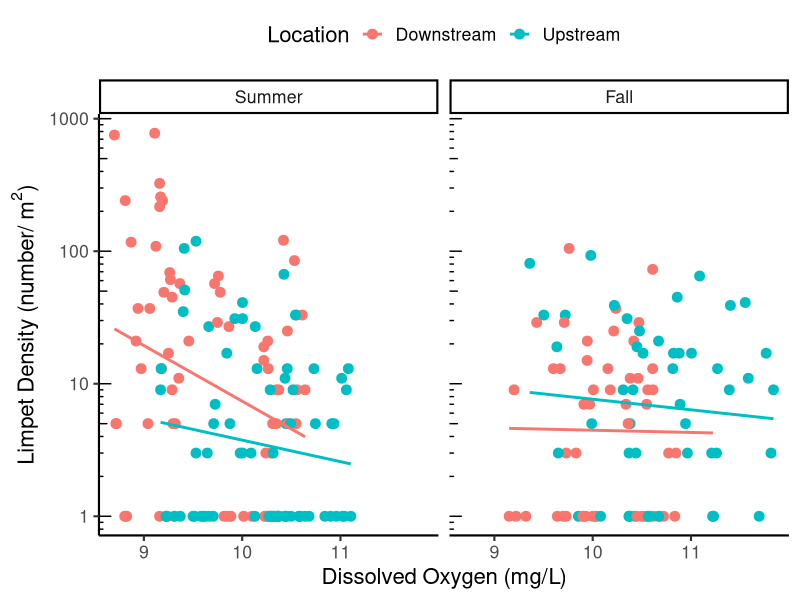
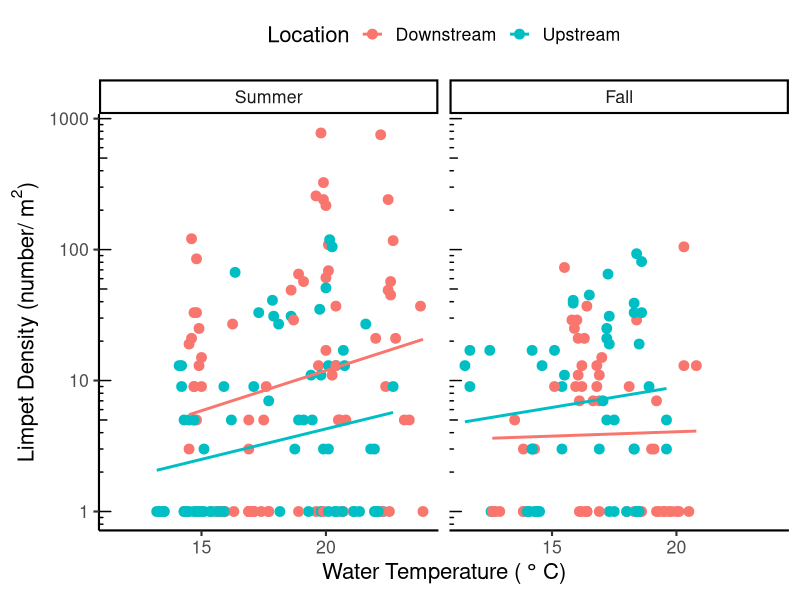
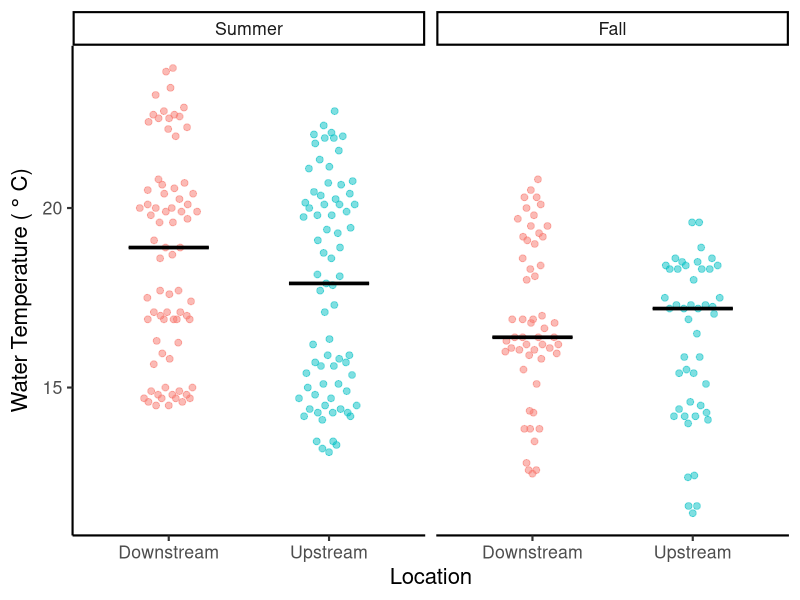
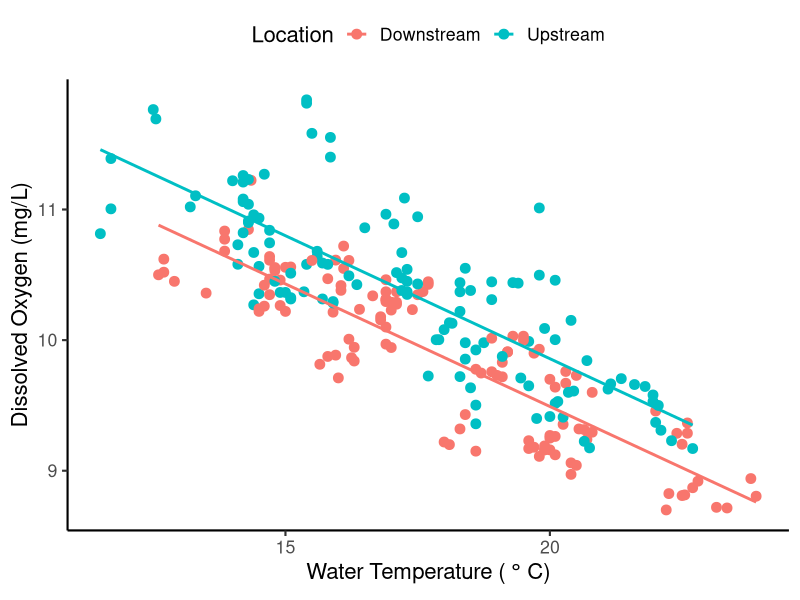

Source code (R) for these figures, in order:
## ---- chunk 1
#| label: setup
#| message: false
#| warning: false

library(tidyverse) ## for readr, dplyr, ggplot2
#library(vegan) ## for calculating diversity measures (you can remove this if you are not calculating diversity measures)
library(ggbeeswarm) ## for jittering points (you can remove this is you did not use a dotplotv)
library(flextable) ## for making formatted tables that can be pasted into Word or Google Docs

## ---- chunk 2
#| label: import data

env <- read_csv("data/env.csv",
         col_types = cols(date = col_date(format = "%Y-%m-%d"),
          
          location = col_factor(levels = c(
            "Downstream","Upstream")), 
          
          season = col_factor(levels = c("Summer","Fall")), 
          
          year = col_factor()
         )) 

macros <- read_csv("data/macros.csv",
           col_types = cols(date = col_date(format = "%Y-%m-%d"),
            
            location = col_factor(levels = c(
              "Downstream","Upstream")), 
            
            season = col_factor(levels = c("Summer","Fall")), 
            
            year = col_factor()
           )) 


master.taxa <- read_csv("data/master.taxa.csv",
                show_col_types = FALSE)  |>  
  distinct()


## ---- chunk 3
#| label: data wrangling
#| message: false
#| warning: false

#calculate limpet density for each sampleID
density.df <- macros |> 
  
  #join taxa info
  left_join(master.taxa) |>
  
  # Summarize for each sampleID and each family 
  # change group_by function to remove or add grouping variables as needed 
  # if you want a specific group of organisms, add that column name into 
  # the list of grouping variables (family, organism_aggr, FFG, etc)
  # then filter for the organism or group you want
  group_by(sampleID, family) |> 
  dplyr::summarise(density = sum(invDens, na.rm = TRUE)) |> 

  #fill in group combos where there were none present with zeros
  ungroup() |> 
  complete(sampleID, family,
           fill = list(density = 0)) |> 
  
  #filter for limpets
  filter(family == "Ancylidae")

#get sample info and env variables of interest
sample.info <- macros |>
  left_join(env) |> 
  select(date, sampleID, season, year, location, benthicArea,
         DO, wTemp,  
         mon.precip, mon.ADD) |> 
  distinct()

#add sample info back to density data
density.df <- left_join(density.df, sample.info) |> 
  
  #filter out anything you don't want
  filter(year != "2018")

## ---- chunk 4
#| label: tbl-sample-table
#| tbl-cap: Sample Summary Table
#| include: true


table.sum <- density.df |>  #put the name of your wrangled data here
  
  #summarize by date, season, & location (to get number of microhabs and area sampled per date)
  group_by(date, season, location) |> 
  summarize(
    area = sum(benthicArea),
    samples = n()) |> 
  
  #summarize by season & location 
  group_by(season, location) |> 
  summarize(
    dates = str_c(date, collapse = ", "),
    samples = sum(samples),
    area = sum(area))  

#To get a formatted table, make sure that the {flextable} package is loaded
#Use additional code to create the summary table called "table.sum"
#If you want to format the table yourself, then don't use this code

#see https://davidgohel.github.io/flextable/ for more information and formatting options

#create the formatted table
ft <- flextable(table.sum) |> 

#create header labels
set_header_labels(season = "Season",
                  location = "Location",
                  dates = "Dates",
                  samples = "# of Samples",
                  area = "Total Area Sampled (m^2)") |> 

  #format superscript
  compose(j = "area", part="header",
          value = as_paragraph(
            "Total Area Sampled (m", 
            as_sup("2"),
            ")")) |> 
  
  #formatting
  theme_vanilla()  |>  
  fontsize(size = 10) |> 
  
  #set table properties
  set_table_properties(layout = "autofit", width = 1) |> 
  
  #center columns
  align(align = "center", part = "all" )

#print the table
#right click on the table, choose select all, 
#choose copy, then paste in your document
#finish formatting as needed in your document
ft



## ---- chunk 5
#| label: tbl-descriptive-stats-density
#| tbl-cap: Limpet Density Descriptive Statistics
#| include: true

#see https://davidgohel.github.io/flextable/ for more information and formatting options

#set the variable you want to summarize
x.var <- "density" #put the name of the column you want to summarize in the blank here

#calculate descriptive stats
df.sum <- density.df |> #put the name of the data frame here
  group_by(season, location) |> #put the grouping variable(s) here
  filter(!is.na(.data[[x.var]])) |> # remove missing values 
  
  #remove the lines below that you don't need 
  #you won't usually need ALL these values
  #change the digits as needed
  summarise(mean = round(mean(.data[[x.var]]), digits=2), 
            SD = signif(sd(.data[[x.var]]), digits=2),
            median = round(median(.data[[x.var]]), digits=2),
            IQR = round(IQR(.data[[x.var]]), digits=2),
            min = round(min(.data[[x.var]]), digits=2),
            max = round(max(.data[[x.var]]), digits=2),
            N = n())

#create the table
ft <- flextable(df.sum,
                cwidth=0.75) |>  #can vary cell width as needed
  
  #bold the headings
  bold(part="header") |> 
  
  #center columns
  align(align = "center", part = "all" )

#print the table
#right click on the table, choose select all, 
#choose copy, then paste in your document
#finish formatting as needed in your document
ft

## ---- chunk 6
#| label: tbl-descriptive-stats-DO
#| tbl-cap: Dissolved Oxygen Descriptive Statistics
#| include: true

#before you run the code below...

#make sure the 'flextable' and `tidyverse` packages are installed and loaded
#make sure your data are imported

#see https://davidgohel.github.io/flextable/ for more information and formatting options

#set the variable you want to summarize
x.var <- "DO" #put the name of the column you want to summarize in the blank here

#calculate descriptive stats
#remove the lines below that you don't need (you won't usually need ALL these values)
df.sum <- density.df |> #put the name of the data frame here
  group_by(season, location) |> #put the grouping variable(s) here
  filter(!is.na(.data[[x.var]])) |> # remove missing values from the variable of interest
  summarise(mean = round(mean(.data[[x.var]]), digits=2), #change the digits as needed
            SD = signif(sd(.data[[x.var]]), digits=2),
            median = round(median(.data[[x.var]]), digits=2),
            IQR = round(IQR(.data[[x.var]]), digits=2),
            min = round(min(.data[[x.var]]), digits=2),
            max = round(max(.data[[x.var]]), digits=2),
            N = n())

#create the table
ft <- flextable(df.sum,
                cwidth=0.75) #can vary cell width as needed

#bold the headings
ft <- bold(ft, part="header")

#center columns
ft <- align(ft, align = "center", part = "all" )

#print the table
#right click on the table, choose select all, 
#choose copy, then paste in your document
#finish formatting as needed in your document
ft

## ---- chunk 7
#| label: tbl-descriptive-stats-wTemp
#| tbl-cap: Water Temperature Descriptive Statistics
#| include: true

#before you run the code below...

#make sure the 'flextable' and `tidyverse` packages are installed and loaded
#make sure your data are imported

#see https://davidgohel.github.io/flextable/ for more information and formatting options

#set the variable you want to summarize
x.var <- "wTemp" #put the name of the column you want to summarize in the blank here

#calculate descriptive stats
#remove the lines below that you don't need (you won't usually need ALL these values)
df.sum <- density.df |> #put the name of the data frame here
  group_by(season, location) |> #put the grouping variable(s) here
  filter(!is.na(.data[[x.var]])) |> # remove missing values from the variable of interest
  summarise(mean = round(mean(.data[[x.var]]), digits=1), #change the digits as needed
            SD = signif(sd(.data[[x.var]]), digits=2),
            median = round(median(.data[[x.var]]), digits=1),
            IQR = round(IQR(.data[[x.var]]), digits=1),
            min = round(min(.data[[x.var]]), digits=2),
            max = round(max(.data[[x.var]]), digits=2),
            N = n())

#create the table
ft <- flextable(df.sum,
                cwidth=0.75) #can vary cell width as needed

#bold the headings
ft <- bold(ft, part="header")

#center columns
ft <- align(ft, align = "center", part = "all" )

#print the table
#right click on the table, choose select all, 
#choose copy, then paste in your document
#finish formatting as needed in your document
ft



## ---- chunk 8
#| label: limpet density vs DO graph
#| message: false


# this code will make a scatter plot with each graphed on a log-scale axis

density.df |> 
  filter(!is.na(DO)) |> 

ggplot(
  aes(x = DO, y = density+1, color = location)) + 
  geom_point(size = 3) +                   #play with the point attributes as needed
  geom_smooth(method = "lm", se = FALSE) + #adds line of best fit
  ylab(bquote("Limpet Density (number/"~m^2*")")) +
  xlab("Dissolved Oxygen (mg/L)") +
  labs(color = "Location") +
  theme_classic(base_size = 16) +
  theme(legend.position = "top") +
  scale_y_log10() +     #changes y-axis to log-scale
  annotation_logticks(sides = "l") + # adds log-scale tick marks 
  facet_wrap(vars(season))   

#see the resources below for some additional options to make a nice scatter plot 
# https://www.datanovia.com/en/lessons/ggplot-scatter-plot/
# https://ggplot2.tidyverse.org/index.html

## ---- chunk 9
#| label: limpet density vs wTemp graph
#| message: false


# this code will make a scatter plot with each graphed on a log-scale axis

density.df |> 
  filter(!is.na(wTemp)) |> 

ggplot(
  aes(x = wTemp, y = density+1, color = location)) + 
  geom_point(size = 3) +                   #play with the point attributes as needed
  geom_smooth(method = "lm", se = FALSE) + #adds line of best fit
  ylab(bquote("Limpet Density (number/"~m^2*")")) +
  xlab("Water Temperature ("~degree~"C)") +
  labs(color = "Location") +
  theme_classic(base_size = 16) +
  theme(legend.position = "top") +
  scale_y_log10() +     #changes y-axis to log-scale
  annotation_logticks(sides = "l") + # adds log-scale tick marks 
  facet_wrap(vars(season))   

#see the resources below for some additional options to make a nice scatter plot 
# https://www.datanovia.com/en/lessons/ggplot-scatter-plot/
# https://ggplot2.tidyverse.org/index.html
## ---- chunk 10

#| label: wTemp vs season and location

density.df |> 
  filter(!is.na(wTemp)) |> 

ggplot(
  aes(x = location, y = wTemp,   
      fill = location, color = location)) + 
  geom_quasirandom( 
    shape=21, size=2, alpha = 0.5, width=0.2, 
    dodge.width = 1,  show.legend = FALSE) + 
  stat_summary(fun = median, 
               fun.min = median, 
               fun.max = median, 
               geom = "crossbar", na.rm = TRUE,
               width = 0.5, size = 0.5, 
               color = "black",
               position=position_dodge(width=1), 
               show.legend = FALSE) + 
  ylab("Water Temperature ("~degree~"C)") +
  xlab("Location") +
  coord_cartesian(expand=TRUE) +
  theme_classic(base_size=16) +
  facet_wrap(vars(season))   

## ---- chunk 11
#| label: DO vs wTemp graph
#| message: false

density.df |> 
  filter(!is.na(DO), !is.na(wTemp)) |> 

ggplot(
  aes(x = wTemp, y = DO, color = location)) + 
  geom_point(size = 3) +                   #play with the point attributes as needed
  geom_smooth(method = "lm", se = FALSE) + #adds line of best fit
  ylab("Dissolved Oxygen (mg/L)") +
  xlab("Water Temperature ("~degree~"C)") +
  labs(color = "Location") +
  theme_classic(base_size = 16) +
  theme(legend.position = "top") 


## ---- chunk 12
#| label: sessionInfo

sessionInfo()

## ---- chunk 13
#| label: cite R

#citation info for base R 
citation()

## ---- chunk 14
#| label: cite tidyverse

#citation info for base R 
citation("tidyverse")
